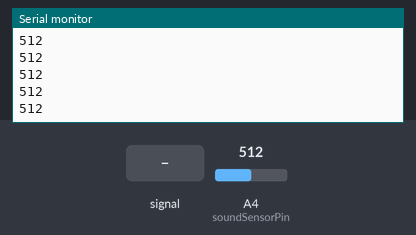
The sketch below on a simulated Arduino Uno, built with avr-gcc and run on an emulated ATmega328P. On the bench: the last lines printed to the serial monitor. The test bench sets the inputs (shaded band); at power-on: A4 (soundSensorPin) = 512.

Above: at 1.2 s.
1.3 s: A4 (soundSensorPin) fed a 200 Hz sine of ±81 counts around its level
At 1.39 s:
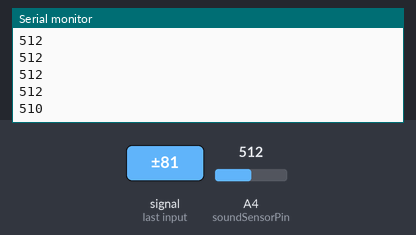
2.8 s: A4 (soundSensorPin) set to 716
At 2.82 s:
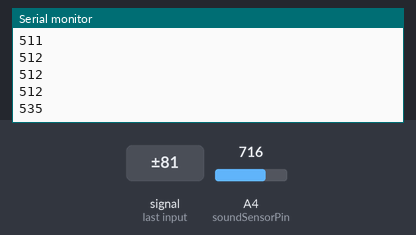
4.3 s: A4 (soundSensorPin) fed a 1000 Hz sine of ±255 counts around its level
At 4.36 s:
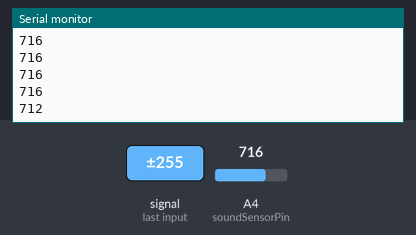
5.8 s: A4 (soundSensorPin) set to 900
At 5.85 s:
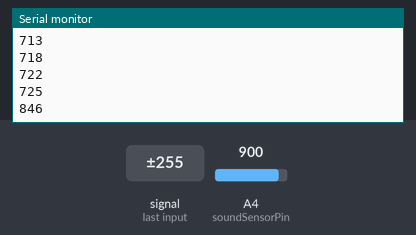
Timing chart, 0 to 8.3 s (numbered marks = the images above; inputs shaded):
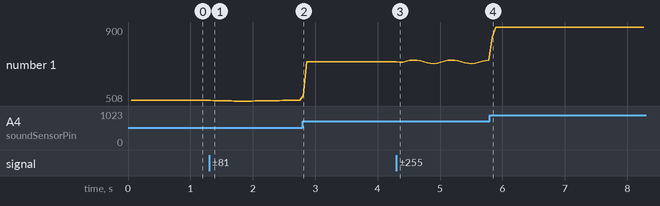

The sketch:

soundSensor.ino
```cpp
int soundSensorPin = 18;
int samples = 0;
int nSamplesForSmoothing = 25;
int msBetweenSamples = 2;
int reading = 0;

void setup() {
  pinMode(soundSensorPin, INPUT);

  Serial.begin(115200);
}

void loop() {
  if (samples < nSamplesForSmoothing) {
    reading += analogRead(soundSensorPin);
    samples += 1;
  } else {
    Serial.println(reading / samples);
    samples = 0;
    reading = 0;
  }

  delay(msBetweenSamples);
}
```

Measured:
- after the input at 1.3 s, the serial monitor: prints a new line after 0.08 s (image 1)
- after the input at 2.8 s, the serial monitor: prints a new line at once (image 2)
- after the input at 4.3 s, the serial monitor: prints a new line after 0.05 s (image 3)
- after the input at 5.8 s, the serial monitor: prints a new line at once (image 4)
- plotted number 1: 512 → 716 after the input at 2.8 s, 716 → 725 after the input at 4.3 s, 725 → 900 after the input at 5.8 s
